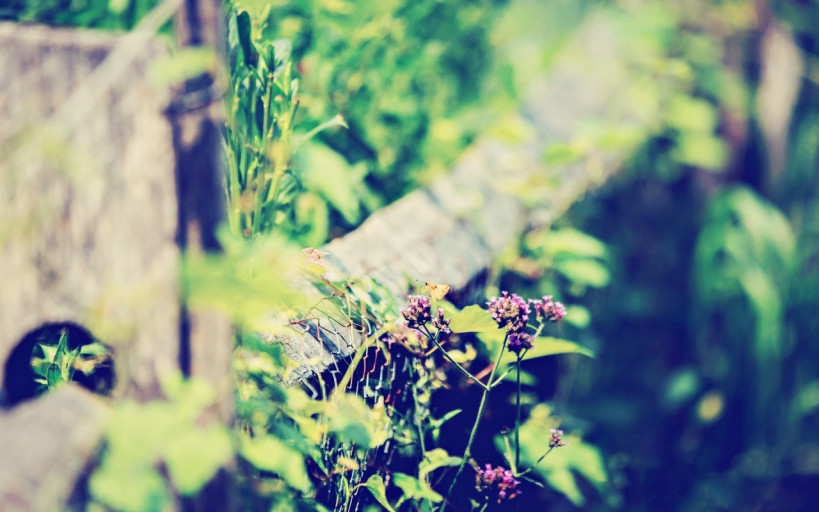
#> input picture C1-2/messi5.jpg, 819 x 512 px
$ jupyter execute C121.ipynb
#> lines starting #> are read from the running program, lines starting #| are printed output that depends on the picture
# 1.2.1 Getting Started with Images

[cell 1]
import numpy as np
import cv2

[cell 2]
img = cv2.imread('messi5.jpg', 0)
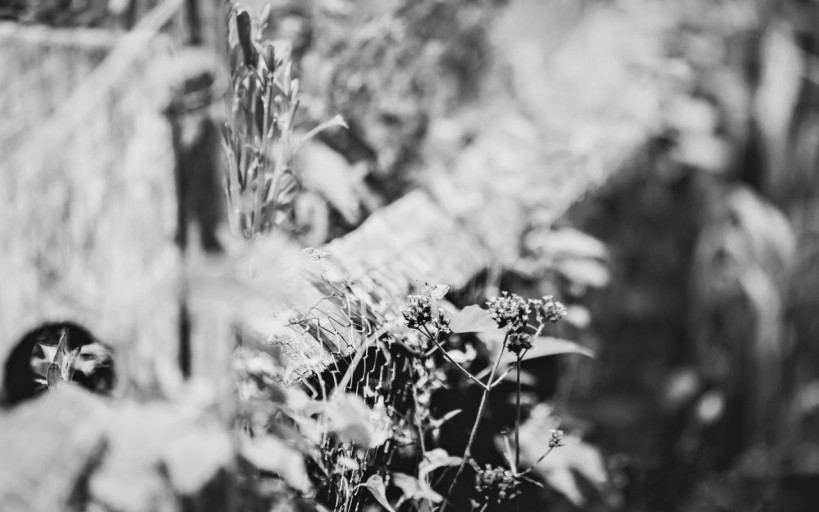
#> img: shape (512, 819); min 4, max 243, mean 138.9
cv2.imshow('image', img)

k = cv2.waitKey(0)
#> (key Esc is pressed here)
if k == 27:
    cv2.destroyAllWindows()
elif k == ord('s'):
    cv2.imwrite('messigray.png', img)
    cv2.destroyAllwindows()
